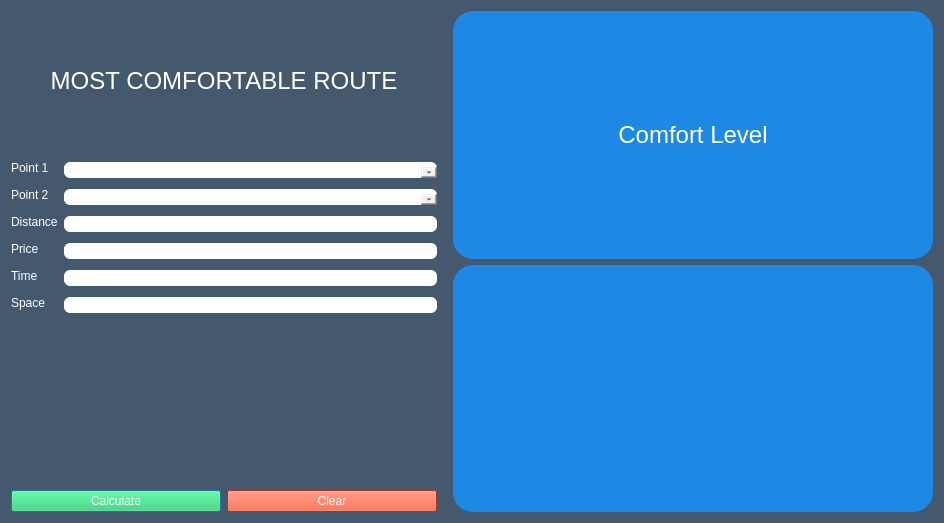
<?xml version="1.0" encoding="UTF-8"?>
<ui version="4.0">
 <class>Dialog</class>
 <widget class="QDialog" name="Dialog">
  <property name="geometry">
   <rect>
    <x>0</x>
    <y>0</y>
    <width>944</width>
    <height>523</height>
   </rect>
  </property>
  <property name="windowTitle">
   <string>Fuzzy Intelectual Interface</string>
  </property>
  <property name="styleSheet">
   <string notr="true">QDialog {
	background-color: #44596e;
	font: 11pt &quot;Open Sans&quot;;
	color: #ffffff;
}</string>
  </property>
  <layout class="QVBoxLayout" name="verticalLayout_3">
   <item>
    <layout class="QHBoxLayout" name="horizontalLayout_2">
     <item>
      <layout class="QVBoxLayout" name="verticalLayout">
       <property name="rightMargin">
        <number>10</number>
       </property>
       <item>
        <widget class="QLabel" name="label">
         <property name="maximumSize">
          <size>
           <width>16777215</width>
           <height>140</height>
          </size>
         </property>
         <property name="styleSheet">
          <string notr="true">QLabel {
	background-color: #44596e;
	font: 11pt &quot;Open Sans&quot;;
	color: #ffffff;
}</string>
         </property>
         <property name="text">
          <string>&lt;html&gt;&lt;head/&gt;&lt;body&gt;&lt;p align=&quot;center&quot;&gt;&lt;span style=&quot; font-size:18pt;&quot;&gt;MOST COMFORTABLE ROUTE&lt;/span&gt;&lt;/p&gt;&lt;/body&gt;&lt;/html&gt;</string>
         </property>
        </widget>
       </item>
       <item>
        <layout class="QFormLayout" name="formLayout">
         <item row="2" column="0">
          <widget class="QLabel" name="label_9">
           <property name="styleSheet">
            <string notr="true">QLabel {
	background-color: #44596e;
	font: 14pt &quot;Open Sans&quot;;
	color: #ffffff;
}</string>
           </property>
           <property name="text">
            <string>Distance</string>
           </property>
          </widget>
         </item>
         <item row="2" column="1">
          <widget class="QLineEdit" name="dist_line">
           <property name="styleSheet">
            <string notr="true">QLineEdit{
	    margin-top: 5px;          
        border-radius: 6px;
        padding-left: 5px;
		text-align: center;
	font: 14pt &quot;Open Sans&quot;;
}</string>
           </property>
           <property name="inputMethodHints">
            <set>Qt::ImhNone</set>
           </property>
           <property name="clearButtonEnabled">
            <bool>true</bool>
           </property>
          </widget>
         </item>
         <item row="3" column="0">
          <widget class="QLabel" name="label_7">
           <property name="styleSheet">
            <string notr="true">QLabel {
	background-color: #44596e;
	font: 14pt &quot;Open Sans&quot;;
	color: #ffffff;
}</string>
           </property>
           <property name="text">
            <string>Price</string>
           </property>
          </widget>
         </item>
         <item row="3" column="1">
          <widget class="QLineEdit" name="price_line">
           <property name="styleSheet">
            <string notr="true">QLineEdit{
	    margin-top: 5px;          
        border-radius: 6px;
        padding-left: 5px;
		text-align: center;
	font: 14pt &quot;Open Sans&quot;;
}</string>
           </property>
           <property name="clearButtonEnabled">
            <bool>true</bool>
           </property>
          </widget>
         </item>
         <item row="4" column="0">
          <widget class="QLabel" name="label_8">
           <property name="styleSheet">
            <string notr="true">QLabel {
	background-color: #44596e;
	font: 14pt &quot;Open Sans&quot;;
	color: #ffffff;
}</string>
           </property>
           <property name="text">
            <string>Time</string>
           </property>
          </widget>
         </item>
         <item row="4" column="1">
          <widget class="QLineEdit" name="time_line">
           <property name="styleSheet">
            <string notr="true">QLineEdit{
	    margin-top: 5px;          
        border-radius: 6px;
        padding-left: 5px;
		text-align: center;
	font: 14pt &quot;Open Sans&quot;;
}</string>
           </property>
           <property name="clearButtonEnabled">
            <bool>true</bool>
           </property>
          </widget>
         </item>
         <item row="5" column="0">
          <widget class="QLabel" name="label_6">
           <property name="styleSheet">
            <string notr="true">QLabel {
	background-color: #44596e;
	font: 14pt &quot;Open Sans&quot;;
	color: #ffffff;
}</string>
           </property>
           <property name="text">
            <string>Space</string>
           </property>
          </widget>
         </item>
         <item row="5" column="1">
          <widget class="QLineEdit" name="space_line">
           <property name="styleSheet">
            <string notr="true">QLineEdit{
	    margin-top: 5px;          
        border-radius: 6px;
        padding-left: 5px;
		text-align: center;
	font: 14pt &quot;Open Sans&quot;;
}</string>
           </property>
           <property name="clearButtonEnabled">
            <bool>true</bool>
           </property>
          </widget>
         </item>
         <item row="0" column="1">
          <widget class="QComboBox" name="comboBox">
           <property name="styleSheet">
            <string notr="true">QComboBox{
	    margin-top: 5px;          
        border-radius: 6px;
        padding-left: 5px;
		text-align: center;
	font: 12pt &quot;Open Sans&quot;;
}</string>
           </property>
          </widget>
         </item>
         <item row="1" column="1">
          <widget class="QComboBox" name="comboBox_2">
           <property name="styleSheet">
            <string notr="true">QComboBox{
	    margin-top: 5px;          
        border-radius: 6px;
        padding-left: 5px;
		text-align: center;
	font: 12pt &quot;Open Sans&quot;;
}</string>
           </property>
          </widget>
         </item>
         <item row="0" column="0">
          <widget class="QLabel" name="label_4">
           <property name="styleSheet">
            <string notr="true">QLabel {
	background-color: #44596e;
	font: 14pt &quot;Open Sans&quot;;
	color: #ffffff;
}</string>
           </property>
           <property name="text">
            <string>Point 1</string>
           </property>
          </widget>
         </item>
         <item row="1" column="0">
          <widget class="QLabel" name="label_5">
           <property name="styleSheet">
            <string notr="true">QLabel {
	background-color: #44596e;
	font: 14pt &quot;Open Sans&quot;;
	color: #ffffff;
}</string>
           </property>
           <property name="text">
            <string>Point 2</string>
           </property>
          </widget>
         </item>
        </layout>
       </item>
       <item>
        <layout class="QHBoxLayout" name="horizontalLayout_3">
         <item>
          <widget class="QPushButton" name="pushButton">
           <property name="styleSheet">
            <string notr="true">QPushButton {
	background-color: #25d366;
	font: 11pt &quot;Open Sans&quot;;
	color: #ffffff;       
}</string>
           </property>
           <property name="text">
            <string>Calculate</string>
           </property>
          </widget>
         </item>
         <item>
          <widget class="QPushButton" name="pushButton_2">
           <property name="styleSheet">
            <string notr="true">QPushButton {
	background-color: #eb4924;
	font: 11pt &quot;Open Sans&quot;;
	color: #ffffff;
}</string>
           </property>
           <property name="text">
            <string>Clear</string>
           </property>
          </widget>
         </item>
        </layout>
       </item>
      </layout>
     </item>
     <item>
      <layout class="QVBoxLayout" name="verticalLayout_2">
       <item>
        <widget class="QLabel" name="label_2">
         <property name="enabled">
          <bool>true</bool>
         </property>
         <property name="minimumSize">
          <size>
           <width>480</width>
           <height>0</height>
          </size>
         </property>
         <property name="styleSheet">
          <string notr="true">QLabel {
	background-color: #1e88e5;
	font: 11pt &quot;Open Sans&quot;;
	color: #ffffff;
	border-top-left-radius: 20px;
	border-top-right-radius: 20px;
	border-bottom-left-radius: 20px;
	border-bottom-right-radius: 20px;
}</string>
         </property>
         <property name="text">
          <string>&lt;html&gt;&lt;head/&gt;&lt;body&gt;&lt;p align=&quot;center&quot;&gt;&lt;span style=&quot; font-size:18pt;&quot;&gt;Comfort Level&lt;/span&gt;&lt;/p&gt;&lt;/body&gt;&lt;/html&gt;</string>
         </property>
         <property name="alignment">
          <set>Qt::AlignCenter</set>
         </property>
         <property name="margin">
          <number>10</number>
         </property>
        </widget>
       </item>
       <item>
        <widget class="QLabel" name="label_3">
         <property name="whatsThis">
          <string>&lt;html&gt;&lt;head/&gt;&lt;body&gt;&lt;p align=&quot;center&quot;&gt;&lt;br/&gt;&lt;/p&gt;&lt;/body&gt;&lt;/html&gt;</string>
         </property>
         <property name="styleSheet">
          <string notr="true">QLabel {
	background-color: #1e88e5;
	font: 18pt &quot;Open Sans&quot;;
	text-align: center;
	color: #ffffff;
	border-top-left-radius: 20px;
	border-top-right-radius: 20px;
	border-bottom-left-radius: 20px;
	border-bottom-right-radius: 20px;
}</string>
         </property>
         <property name="text">
          <string/>
         </property>
        </widget>
       </item>
      </layout>
     </item>
    </layout>
   </item>
  </layout>
 </widget>
 <resources/>
 <connections/>
</ui>
